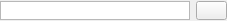
<?xml version="1.0" encoding="UTF-8"?>
<ui version="4.0">
 <class>WidgetShape</class>
 <widget class="QWidget" name="WidgetShape">
  <property name="geometry">
   <rect>
    <x>0</x>
    <y>0</y>
    <width>227</width>
    <height>21</height>
   </rect>
  </property>
  <property name="windowTitle">
   <string>Form</string>
  </property>
  <layout class="QGridLayout" name="gridLayout">
   <property name="leftMargin">
    <number>0</number>
   </property>
   <property name="topMargin">
    <number>0</number>
   </property>
   <property name="rightMargin">
    <number>0</number>
   </property>
   <property name="bottomMargin">
    <number>0</number>
   </property>
   <item row="0" column="0">
    <layout class="QHBoxLayout" name="horizontalLayout" stretch="0,0">
     <item>
      <widget class="QListWidget" name="listWidget">
       <property name="minimumSize">
        <size>
         <width>0</width>
         <height>19</height>
        </size>
       </property>
       <property name="maximumSize">
        <size>
         <width>16777215</width>
         <height>19</height>
        </size>
       </property>
       <property name="verticalScrollBarPolicy">
        <enum>Qt::ScrollBarAlwaysOff</enum>
       </property>
       <property name="horizontalScrollBarPolicy">
        <enum>Qt::ScrollBarAlwaysOff</enum>
       </property>
       <property name="autoScroll">
        <bool>false</bool>
       </property>
       <property name="autoScrollMargin">
        <number>20</number>
       </property>
       <property name="showDropIndicator" stdset="0">
        <bool>false</bool>
       </property>
       <property name="spacing">
        <number>1</number>
       </property>
      </widget>
     </item>
     <item>
      <widget class="QPushButton" name="pushButton">
       <property name="minimumSize">
        <size>
         <width>31</width>
         <height>19</height>
        </size>
       </property>
       <property name="maximumSize">
        <size>
         <width>31</width>
         <height>19</height>
        </size>
       </property>
       <property name="text">
        <string/>
       </property>
       <property name="icon">
        <iconset resource="../ressources.qrc">
         <normaloff>:/icons/Ressources/object_toolbar.png</normaloff>:/icons/Ressources/object_toolbar.png</iconset>
       </property>
      </widget>
     </item>
    </layout>
   </item>
  </layout>
 </widget>
 <resources>
  <include location="../ressources.qrc"/>
 </resources>
 <connections/>
</ui>
